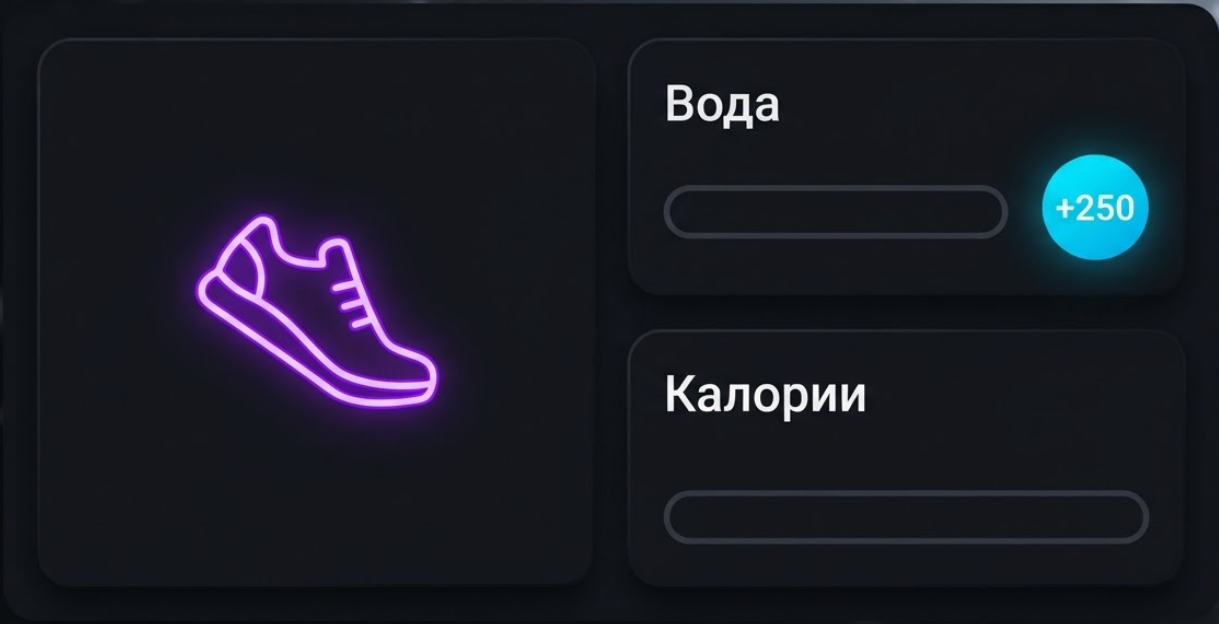
#> input picture design/widget_bento_bg.png, 1219 x 624 px, found by its file name
$ python prepare-bento-bg.py
#> lines starting #> are read from the running program, lines starting #| are printed output that depends on the picture; after the words box and inside, x2 and y2 are one past the last pixel; in counts of white or black regions, pixels touching at a corner belong together
#!/usr/bin/env python3
"""0.9.28: подложка бенто = только геометрия (оболочка + три плиты).

Что изменилось против 0.9.27 и почему.

В 0.9.27 подложка несла на себе и плиты, и кроссовок, и подписи «Вода» /
«Калории». Это давало три полевых дефекта разом:

1. Кроссовок нарисован в центре плиты картинки, а кольцо шагов —
   в центре плиты overlay. Две системы координат (растянутый fitXY
   bitmap против dp-разметки) не совпадают ни на одном размере ячейки,
   поэтому кроссовок «наступал» на кольцо.
2. Подписи «Вода» и «Калории» были впечатаны в картинку жирным, а «Шаги»
   рисовал TextView обычным начертанием — отсюда разнобой шрифтов,
   который невозможно починить в разметке.
3. Впечатанную подпись нельзя переименовать, поэтому слот нельзя было
   отдать другому показателю.

Теперь картинка не знает ни одного показателя: это тёмная оболочка и три
плиты в точной сетке. Всё остальное (подписи, цифры, кольцо, полосы,
иконки, кнопки) рисует overlay в той же сетке через layout_weight —
поэтому совпадение гарантировано на любом размере ячейки.

Сетка (эталон для android-res/layout/fitflow_widget_bento.xml):

    холст            1200 x 540      (0.9.30: было 675 — виджет стал 4x2)
    поле по бокам    36
    поле сверху/снизу 14             (0.9.30: было 36)
    промежуток по X  30
    промежуток по Y  20              (0.9.30: было 30)
    плита слева      x 36..574   (538)   y 14..526 (512)
    колонка справа   x 604..1164 (560)
    верхняя плита    y 14..260   (246)
    нижняя плита     y 280..526  (246)

0.9.30 — почему поля и промежутки уменьшены. Виджет переведён с 4x3
на 4x2 (просьба владельца: «компактнее»). Высота ячейки упала со 180
до ~150 dp, а шрифты владелец просил не трогать. Единственный запас,
который можно отдать содержимому, — воздух: внешнее поле 36→14 px
и промежуток между плитами 30→20 px по вертикали. Плюс кнопки уехали
в правый верхний угол плит, и полоса прогресса больше не делит место
с круглой кнопкой. Арифметика бюджета — в design/WIDGET-HOWTO.md § 10.

Файлы на выходе:

    design/widget_bento_bg_round.png   подложка (оболочка + плиты)
    design/widget_bento_shoe.png       неоновый кроссовок, вырезан из арта
    design/widget_bento_ic_drop.png    неоновая капля  (слот «Вода»)
    design/widget_bento_ic_plate.png   неоновая тарелка (слот «Питание»)
    design/widget_bento_ic_clock.png   неоновые часы   (слот «Активность»)
    design/widget_bento_ic_pencil.png  карандаш для кнопки быстрого ввода
    design/widget_bento_ic_gear.png    шестерёнка (настройки виджета)
"""
from pathlib import Path

from PIL import Image, ImageDraw, ImageFilter

SRC = Path('design/widget_bento_bg.png')
OUT_BG = Path('design/widget_bento_bg_round.png')
OUT_SHOE = Path('design/widget_bento_shoe.png')
OUT_DROP = Path('design/widget_bento_ic_drop.png')
OUT_PLATE = Path('design/widget_bento_ic_plate.png')
OUT_CLOCK = Path('design/widget_bento_ic_clock.png')
OUT_PENCIL = Path('design/widget_bento_ic_pencil.png')
OUT_GEAR = Path('design/widget_bento_ic_gear.png')

# Сетка подложки. Те же числа стоят в weightSum разметки overlay —
# менять их можно только парой, иначе плиты и содержимое разъедутся.
W, H = 1200, 540
PAD = 36                                      # поле слева и справа
PAD_V = 14                                    # поле сверху и снизу
GAP = 30                                      # промежуток между колонками
GAP_V = 20                                    # промежуток между плитами справа
LEFT_W = 538
RIGHT_W = W - 2 * PAD - GAP - LEFT_W          # 560
CARD_H = H - 2 * PAD_V                        # 512
SMALL_H = (CARD_H - GAP_V) // 2               # 246
# 0.9.41: деление нижней правой плиты пополам. GAP_H — промежуток между
# половинками; те же числа стоят в weightSum разметки overlay.
GAP_H = 20
HALF_W = (RIGHT_W - GAP_H) // 2               # 270

# Палитра снята с арта 0.9.26 (оболочка (17,20,25), плита (21,22,27)).
# Контраст там почти нулевой, плиты читались только за счёт мягкой тени,
# которая при масштабировании пропадала. Разводим на пару ступеней и
# добавляем тонкую кромку — вид тот же, границы плит честно видны.
SHELL = (14, 16, 20, 255)
CARD = (27, 30, 36, 255)
CARD_EDGE = (38, 42, 50, 255)

# Чистый неон кроссовка и иконок — им же подкрашивается дальний ореол.
GLOW = (168, 85, 247)

# Ширина итоговой подложки. 960 хватает даже планшетной ячейке, а вес
# файла остаётся небольшим — в APK картинка едет как есть.
TARGET_W = 960


def neon(size, draw_fn, core=(255, 255, 255, 255), glow=(192, 132, 252, 255)):
    """Неоновая иконка: цветное свечение под светлым сердечником.

    draw_fn(draw, width) рисует контур указанной толщины — вызывается
    трижды: широко для дальнего ореола, средне для ближнего и тонко для
    самого сердечника. Так получается тот же вид, что у кроссовка с арта.
    """
    w, h = size
    far = Image.new('RGBA', size, (0, 0, 0, 0))
    draw_fn(ImageDraw.Draw(far), 26, glow)
    far = far.filter(ImageFilter.GaussianBlur(22))

    near = Image.new('RGBA', size, (0, 0, 0, 0))
    draw_fn(ImageDraw.Draw(near), 16, glow)
    near = near.filter(ImageFilter.GaussianBlur(8))

    sharp = Image.new('RGBA', size, (0, 0, 0, 0))
    draw_fn(ImageDraw.Draw(sharp), 9, glow)

    heart = Image.new('RGBA', size, (0, 0, 0, 0))
    draw_fn(ImageDraw.Draw(heart), 4, core)

    out = Image.new('RGBA', size, (0, 0, 0, 0))
    for layer in (far, near, sharp, heart):
        out = Image.alpha_composite(out, layer)
    return out


def extract_shoe():
    """Вырезает неоновый кроссовок из арта 0.9.26 в отдельный файл.

    Прозрачность считаем ТОЛЬКО по «фиолетовости» (насколько синий и
    красный выше зелёного). Яркость в маску не берём: плита под
    кроссовком хоть и тёмная, но не чёрная, и по яркости вокруг иконки
    появлялся серый прямоугольный ореол — сама плита, вырезанная вместе
    со свечением. Неон же всегда цветной, поэтому цветовой признак
    отделяет его от подложки начисто.
    """
    art = Image.open(SRC).convert('RGBA')
    crop = art.crop((150, 170, 490, 455))
    px = crop.load()
    w, h = crop.size

    # 1) Берём только сам контур (яркий сердечник), без дальнего ореола.
    #    Ореол с арта смешан с плитой и в прозрачности читается грязным
    #    серо-сиреневым пятном — его мы не вырезаем, а рисуем заново.
    core = Image.new('L', (w, h), 0)
    cp = core.load()
    for y in range(h):
        for x in range(w):
            r, g, b, a = px[x, y]
            if a < 8:
                continue
            violet = min(r, b) - g
            lum = (r + g + b) / 3.0
            if violet < 20:
                continue
            # Порог по яркости, а не по «фиолетовости»: сам штрих на арте
            # светлый (lum > 150), а всё, что тусклее, — уже размытый
            # ореол. Ловим штрих, ореол потом рисуем сами.
            if lum >= 150:
                cp[x, y] = 255
            elif lum >= 105:
                cp[x, y] = int((lum - 105) / 45.0 * 255)

    # 2) Собираем неон заново из этой маски: два размытых слоя свечения
    #    чистого цвета плюс светлый сердечник сверху.
    def tint(mask, color, blur, gain):
        layer = Image.new('RGBA', (w, h), color + (0,))
        alpha = mask.filter(ImageFilter.GaussianBlur(blur)) if blur else mask.copy()
        alpha = alpha.point(lambda v: min(255, int(v * gain)))
        layer.putalpha(alpha)
        return layer

    out = Image.new('RGBA', (w, h), (0, 0, 0, 0))
    for layer in (tint(core, GLOW, 18, 0.85),
                  tint(core, GLOW, 7, 1.25),
                  tint(core, (233, 213, 255), 0, 1.0)):
        out = Image.alpha_composite(out, layer)
    return out.crop(out.getbbox())


def drop_path(steps=180):
    """Точки контура капли: острый верх, круглый низ.

    Радиус растёт от нуля на макушке до полного у основания, поэтому
    линия замкнута сама на себя и рисуется одним polygon — без стыков
    дуги и отрезков, которые в 0.9.28-черновике давали разрыв контура.
    """
    import math

    cx, cy, r = 128, 152, 74
    top = 36.0
    pts = []
    for i in range(steps + 1):
        a = -math.pi / 2 + 2 * math.pi * i / steps
        t = (math.sin(a) + 1) / 2          # 0 на макушке, 1 у основания
        k = t ** 0.62
        x = cx + math.cos(a) * r * k
        y = top + (cy + math.sin(a) * r - top) * (0.30 + 0.70 * k)
        pts.append((x, y))
    return pts


def draw_drop(draw, width, color):
    """Капля — слот «Вода»."""
    draw.line(drop_path() + [drop_path()[0]], fill=color, width=width, joint='curve')


def draw_plate(draw, width, color):
    """Тарелка между вилкой и ножом — слот «Питание».

    Приборы по бокам обязательны: одна тарелка (кольцо в кольце) читается
    как мишень или лупа, а не как еда.
    """
    draw.ellipse((74, 60, 182, 168), outline=color, width=width)
    draw.ellipse((98, 84, 158, 144), outline=color, width=width)
    # Вилка слева: три зубца, сходящиеся в черенок.
    for x in (26, 42, 58):
        draw.line((x, 44, x, 92), fill=color, width=width)
    draw.line((26, 92, 58, 92), fill=color, width=width)
    draw.line((42, 92, 42, 194), fill=color, width=width)
    # Нож справа: лезвие и рукоять.
    draw.line((214, 44, 214, 118), fill=color, width=width)
    draw.line((214, 118, 214, 194), fill=color, width=width)
    draw.line((196, 66, 214, 44), fill=color, width=width)


def draw_clock(draw, width, color):
    """Циферблат со стрелками — слот «Активность» (минуты)."""
    pad = 34
    box = (pad, pad, 256 - pad, 256 - pad)
    draw.ellipse(box, outline=color, width=width)
    cx = cy = 128
    draw.line((cx, cy, cx, cy - 52), fill=color, width=width)
    draw.line((cx, cy, cx + 40, cy + 16), fill=color, width=width)


def draw_pencil(draw, width, color):
    """Карандаш для кнопки быстрого ввода.

    Рисуется заливкой, а не обводкой: на бирюзовой кнопке 46 dp контурный
    карандаш превращался в неразборчивую палку.
    """
    body = [(60, 196), (168, 88), (196, 116), (88, 224), (48, 236)]
    draw.polygon(body, fill=color)
    # Грифель — треугольник на кончике, чуть темнее самого корпуса.
    draw.polygon([(48, 236), (88, 224), (60, 196)], fill=color)
    # Резинка сверху: короткая перемычка поперёк корпуса.
    draw.line((168, 88, 196, 116), fill=color, width=width)


def draw_gear(draw, width, color):
    """Шестерёнка для угла крупной плиты — вход в настройки виджета.

    Рисуется заливкой и приглушённым серым: это служебная кнопка, она
    не должна спорить с показателями. Зубцы — восемь трапеций по кругу,
    внутри сквозное отверстие (его вырезает вызывающий код).
    """
    import math

    cx = cy = 128
    r_out, r_in = 104, 74
    for i in range(8):
        a = math.radians(i * 45)
        pts = []
        for da, r in ((-13, r_in), (-9, r_out), (9, r_out), (13, r_in)):
            ang = a + math.radians(da)
            pts.append((cx + math.cos(ang) * r, cy + math.sin(ang) * r))
        draw.polygon(pts, fill=color)
    draw.ellipse((cx - r_in, cy - r_in, cx + r_in, cy + r_in), fill=color)


def build_gear(color=(150, 160, 176, 255)):
    """Шестерёнка целиком: тело минус отверстие в середине."""
    im = Image.new('RGBA', (256, 256), (0, 0, 0, 0))
    draw_gear(ImageDraw.Draw(im), 0, color)
    hole = Image.new('L', (256, 256), 255)
    ImageDraw.Draw(hole).ellipse((128 - 34, 128 - 34, 128 + 34, 128 + 34), fill=0)
    im.putalpha(Image.composite(im.getchannel('A'), Image.new('L', (256, 256), 0), hole))
    return im.crop(im.getbbox())


def build_background():
    """Оболочка и три плиты в точной сетке — без единого показателя."""
    im = Image.new('RGBA', (W, H), (0, 0, 0, 0))
    d = ImageDraw.Draw(im)

    # Радиус оболочки считаем от ШИРИНЫ: на вытянутом холсте 1200x540
    # прежняя привязка к min(W, H) давала почти полукруглые торцы.
    shell_radius = int(W * 0.047)
    d.rounded_rectangle((0, 0, W - 1, H - 1), radius=shell_radius, fill=SHELL)

    card_radius = 30
    # 0.9.41 (просьба владельца «нижний правый блок делить на два»).
    # Нижнего ряда здесь БОЛЬШЕ НЕТ: он стал переменным — одна широкая
    # плита или две половинки, — а подложка одна на все составы.
    # Поэтому его плиты рисует сама разметка через drawable
    # fitflow_bento_card (тот же цвет и радиус, пересчитанные в dp).
    # Класть в картинку оба варианта нельзя: незанятый проступал бы
    # пустым прямоугольником.
    plates = [
        (PAD, PAD_V, PAD + LEFT_W, PAD_V + CARD_H),
        (PAD + LEFT_W + GAP, PAD_V, W - PAD, PAD_V + SMALL_H),
    ]
    for x0, y0, x1, y1 in plates:
        d.rounded_rectangle((x0, y0, x1 - 1, y1 - 1), radius=card_radius,
                            fill=CARD, outline=CARD_EDGE, width=2)

    th = max(1, int(TARGET_W * H / W))
    im = im.resize((TARGET_W, th), Image.Resampling.LANCZOS)

    # Внешний контур режем маской по уже уменьшенной картинке: иначе после
    # LANCZOS по краю остаётся светлый ободок (полевой дефект 0.9.26).
    mask = Image.new('L', im.size, 0)
    radius = max(24, int(im.size[0] * 0.047))
    ImageDraw.Draw(mask).rounded_rectangle((0, 0, im.size[0] - 1, im.size[1] - 1),
                                           radius=radius, fill=255)
    im.putalpha(mask)
    return im


def main():
    OUT_BG.parent.mkdir(parents=True, exist_ok=True)

    bg = build_background()
#> in build_background, `im = Image.new('RGBA', (W, H), (0, 0, 0, 0))`: im: PIL image 1200x540 RGBA; every value is 0
#> in build_background, `mask = Image.new('L', im.size, 0)`: mask: PIL image 960x432 L; every value is 0
#> in build_background, `ImageDraw.Draw(mask).rounded_rectangle((0, 0, im.size[0] - 1, im.size[..`:
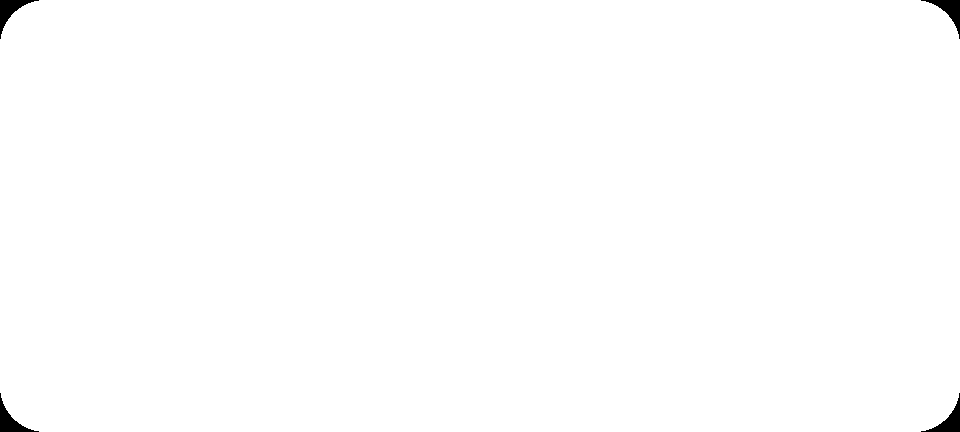
#> mask: PIL image 960x432 L; 99.6% white; 4 black regions, box (x1, y1, x2, y2) and area: (0, 0, 39, 39) 447, (921, 0, 960, 39) 447, (0, 393, 39, 432) 447, (921, 393, 960, 432) 447
    bg.save(OUT_BG, format='PNG')
    print('wrote', OUT_BG, bg.size)
#| wrote design/widget_bento_bg_round.png (960, 432)

    shoe = extract_shoe()
#> in extract_shoe, art is the input picture: PIL image 1219x624 RGBA; mean R, G, B, A 25.5, 27.4, 37.4, 255
#> in extract_shoe, `core = Image.new('L', (w, h), 0)`: core: PIL image 340x285 L; every value is 0
#> in extract_shoe, `out = Image.new('RGBA', (w, h), (0, 0, 0, 0))`: out: PIL image 340x285 RGBA; every value is 0
#> in tint (call 2), `alpha = mask.filter(ImageFilter.GaussianBlur(blur)) if blur else mask...`:
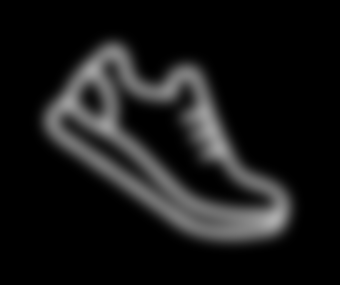
#> alpha: PIL image 340x285 L; min 0, max 173, mean 23.1
#> the loop in extract_shoe, `for layer in (tint(core, GLOW, 18, 0.85), tint(core, GLOW, 7, 1.25), t..` made 3 passes
#> after the loop in extract_shoe, `for layer in (tint(core, GLOW, 18, 0.85),`:
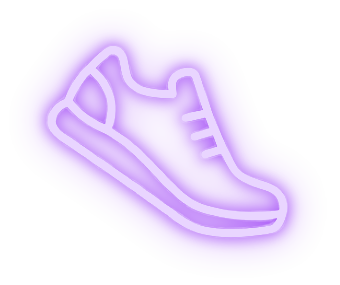
#> out: PIL image 340x285 RGBA; mean R, G, B, A 104.3, 61.7, 145.2, 49.6; transparent parts drawn white
    shoe.thumbnail((320, 320), Image.Resampling.LANCZOS)
    shoe.save(OUT_SHOE, format='PNG')
    print('wrote', OUT_SHOE, shoe.size)
#| wrote design/widget_bento_shoe.png (318, 269)

    for path, fn, glow in ((OUT_DROP, draw_drop, (34, 211, 238)),
                           (OUT_PLATE, draw_plate, (251, 146, 60)),
                           (OUT_CLOCK, draw_clock, GLOW)):
        icon = neon((256, 256), fn, glow=glow + (255,))
        icon = icon.crop(icon.getbbox())
        icon.save(path, format='PNG')
        print('wrote', path, icon.size)
#> this loop made 3 passes
#> pass 1, in neon, `far = far.filter(ImageFilter.GaussianBlur(22))`:
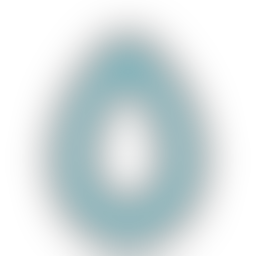
#> far: PIL image 256x256 RGBA; mean R, G, B, A 5.4, 33.8, 38.1, 40.8; transparent parts drawn white
#> after the loop:
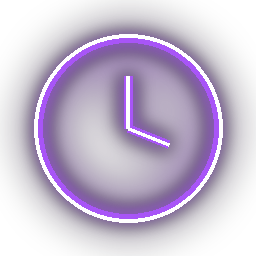
#> icon: PIL image 256x256 RGBA; mean R, G, B, A 51.5, 31.1, 71, 89.7; transparent parts drawn white

    # Карандаш живёт на бирюзовой кнопке, поэтому он не неоновый, а плотный
    # тёмный — как текст «+250 мл» на кнопке воды.
    pencil = Image.new('RGBA', (256, 256), (0, 0, 0, 0))
    draw_pencil(ImageDraw.Draw(pencil), 22, (8, 32, 40, 255))
    pencil = pencil.crop(pencil.getbbox())
#> pencil: PIL image 157x156 RGBA
    pencil.save(OUT_PENCIL, format='PNG')
    print('wrote', OUT_PENCIL, pencil.size)
#| wrote design/widget_bento_ic_pencil.png (157, 156)

    gear = build_gear()
#> in build_gear, `hole = Image.new('L', (256, 256), 255)`: hole: PIL image 256x256 L; every value is 255
#> in build_gear, `ImageDraw.Draw(hole).ellipse((128 - 34, 128 - 34, 128 + 34, 128 + 34),..`:
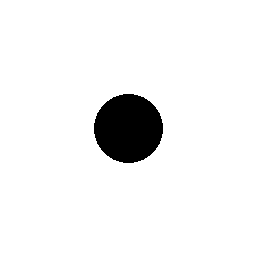
#> hole: PIL image 256x256 L; 94.3% white; 1 black region, box (x1, y1, x2, y2) and area: (94, 94, 163, 163) 3721
#> in build_gear, `return im.crop(im.getbbox())`:
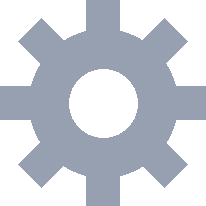
#> returned value: PIL image 206x206 RGBA; mean R, G, B, A 89.6, 95.6, 105.1, 129.9; transparent parts drawn white
    gear.save(OUT_GEAR, format='PNG')
    print('wrote', OUT_GEAR, gear.size)
#| wrote design/widget_bento_ic_gear.png (206, 206)


if __name__ == '__main__':
    main()

$ run again, with design/widget-p5-bento.png copied over design/widget_bento_bg.png
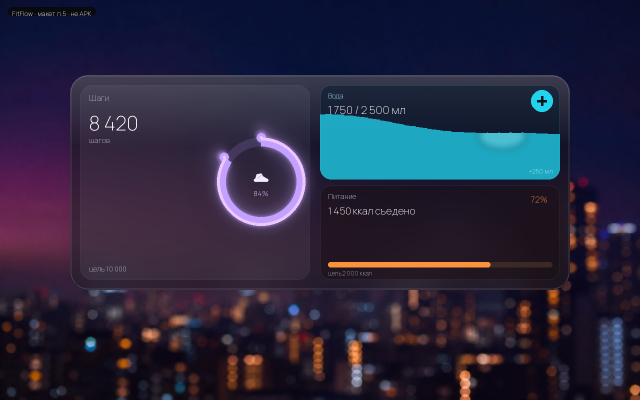
#> input picture design/widget-p5-bento.png, 1280 x 800 px, found by its file name (shown at 1/2 size)
#| wrote design/widget_bento_bg_round.png (960, 432)
#> core: PIL image 340x285 L; every value is 0
#> the loop in extract_shoe, `for layer in (tint(core, GLOW, 18, 0.85), tint(core, GLOW, 7, 1.25), t..` made 3 passes
#> after the loop in extract_shoe, `for layer in (tint(core, GLOW, 18, 0.85),`:
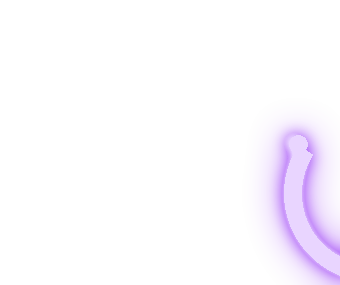
#> out: PIL image 340x285 RGBA; mean R, G, B, A 30.3, 18.2, 41.8, 13.8; transparent parts drawn white
#> in extract_shoe, `return out.crop(out.getbbox())`:
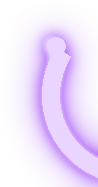
#> returned value: PIL image 98x187 RGBA; mean R, G, B, A 160.1, 96.4, 221.1, 73; transparent parts drawn white
#| wrote design/widget_bento_shoe.png (98, 187)
#| wrote design/widget_bento_ic_pencil.png (157, 156)
#| wrote design/widget_bento_ic_gear.png (206, 206)

$ run again, with design/widget-p5-honest.png copied over design/widget_bento_bg.png
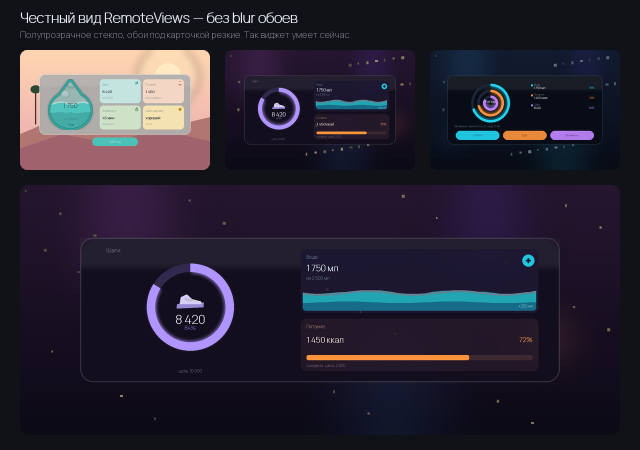
#> input picture design/widget-p5-honest.png, 1280 x 900 px, found by its file name (shown at 1/2 size)
#| wrote design/widget_bento_bg_round.png (960, 432)
#> in extract_shoe, `crop = art.crop((150, 170, 490, 455))`:
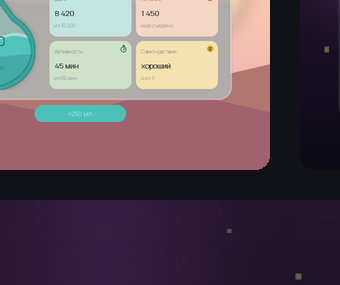
#> crop: PIL image 340x285 RGBA; mean R, G, B, A 102.1, 86.7, 94.8, 255
#> core: PIL image 340x285 L; every value is 0
#> out: PIL image 340x285 RGBA; every value is 0
#> the loop in extract_shoe, `for layer in (tint(core, GLOW, 18, 0.85), tint(core, GLOW, 7, 1.25), t..` made 3 passes
#> shoe: PIL image 320x268 RGBA; every value is 0
#| wrote design/widget_bento_shoe.png (320, 268)
#| wrote design/widget_bento_ic_pencil.png (157, 156)
#| wrote design/widget_bento_ic_gear.png (206, 206)
